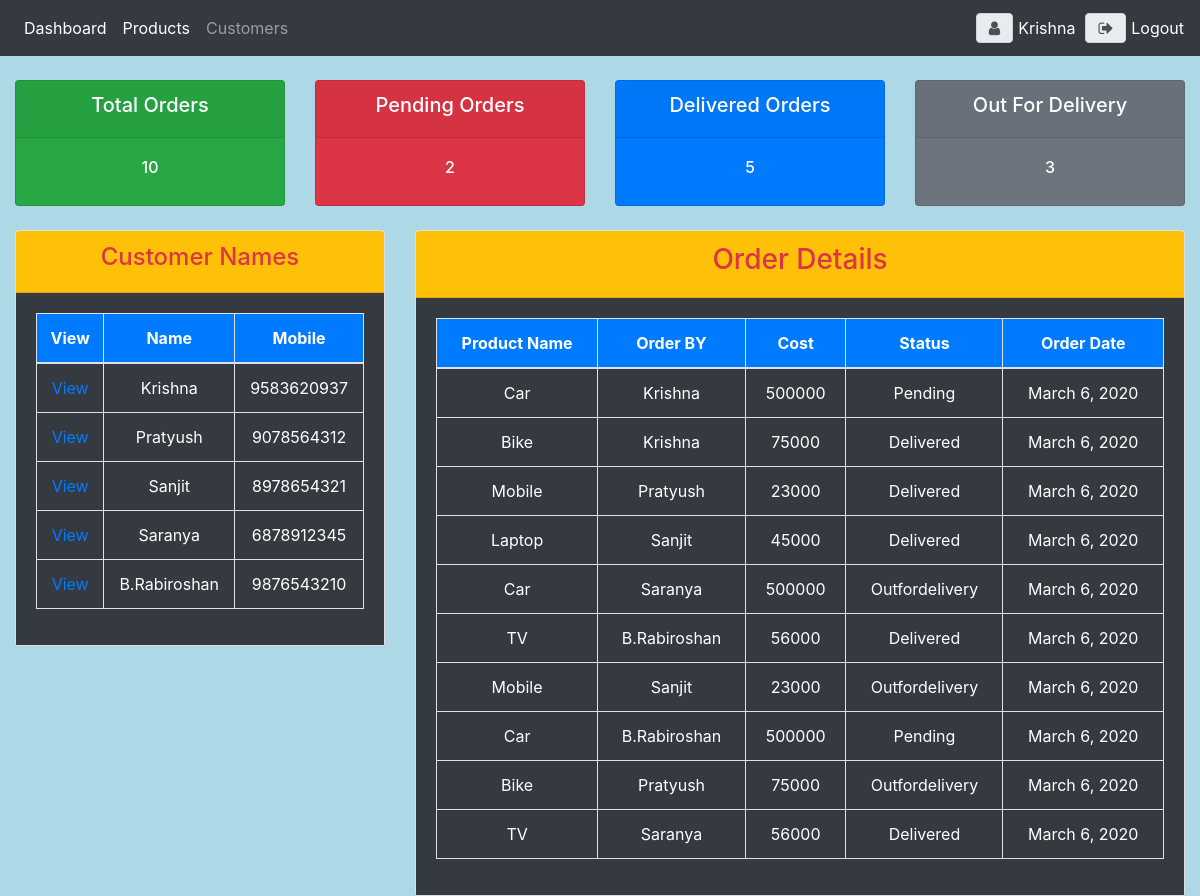
The app's page / (signed in) with its own data.
### account/models.py (models this page shows, shortened)
class Customer(models.Model):
    first_name = models.CharField(max_length=100, null=True, blank=True)
    last_name = models.CharField(max_length=100, null=True, blank=True)
    mobile = models.BigIntegerField(null=True, blank=True)
    email = models.EmailField(max_length=100, null=True, blank=True, unique=True)
    location = models.CharField(max_length=100, null=True, blank=True)

class Order(models.Model):
    STATUS_CHOICES = (
        ('Pending', 'Pending'),
        ('Delivered', 'Delivered'),
        ('Outfordelivery', 'Outfordelivery')
    )
    customer = models.ForeignKey(Customer, on_delete=models.CASCADE, null=True, blank=True)
    product = models.ForeignKey(Product, on_delete=models.CASCADE, null=True, blank=True)
    status = models.CharField(choices=STATUS_CHOICES, max_length=100, null=True, blank=True)
    created_date = models.DateField(auto_now=True, null=True, blank=True)

class Product(models.Model):
    PRODUCTS_CHOICE = (
        ('Indoor', 'Indoor'),
        ('Outdoor', 'Outdoor'),
        ('Anywhere', 'Anywhere')
    )
    name = models.CharField(max_length=100, null=True, blank=True)
    price = models.IntegerField(null=True, blank=True)
    description = models.CharField(max_length=100, null=True, blank=True)
    created_date = models.DateField(auto_now=True, null=True, blank=True)
    category = models.CharField(choices=PRODUCTS_CHOICE, max_length=100, null=True, blank=True)

### account/views.py (the view)
# urls.py: path('',views.Home, name='home'),
@login_required(login_url='login')
def Home(request):
    orders = Order.objects.all()
    customers = Customer.objects.all()
    total_orders = len(orders)
    pending_orders = orders.filter(status='Pending').count()
    delivered_orders = orders.filter(status='Delivered').count()
    outfordelivery_orders = orders.filter(status='Outfordelivery').count()
    context = {'orders': orders,
               'customers': customers,
               'total_orders': total_orders,
               'pending_orders': pending_orders,
               'delivered_orders': delivered_orders,
               'outfordelivery_orders': outfordelivery_orders}
    return render(request, 'accounts/dashboard.html', context)

### templates/accounts/dashboard.html (shortened to what this page needs)
{% extends 'accounts/base.html' %}
{% block content %}
<br>
{% include 'accounts/status.html' %}
<br>
<div class="container-fluid">
<div class="row">
    <div class="col-md-4">
        <div class="card">
            <div class="card-header bg-warning text-danger text-center">
                <h4>Customer Names</h4>
            </div>
            <div class="card-body bg-dark">
                <table class="table table-bordered text-center text-white">
                    <thead class="bg-primary">
                        <tr>
                            <th>View</th>
                            <th>Name</th>
                            <th>Mobile</th>
                        </tr>
                    </thead>
                    <tbody>
                    {% for i in customers %}
                    <tr>
                        <td><a href="{% url 'customer' i.id %}">View</a></td>
                        <td>{{ i.first_name }}</td>
                        <td>{{ i.mobile }}</td>
                    </tr>
                    {% endfor %}
                    </tbody>
                </table>
            </div>
        </div>
    </div>
    <div class="col-md-8">
        <div class="card">
            <div class="card-header bg-warning text-center text-danger">
                <h3>Order Details</h3>
            </div>
            <div class="card-body bg-dark">
                <table class="table text-white table-bordered text-center" >
                    <thead class="bg-primary">
                    <tr>
                        <th>Product Name</th>
                        <th>Order BY</th>
                        <th>Cost</th>
                        <th>Status</th>
                        <th>Order Date</th>
                    </tr>
                    </thead>
                    <tbody>
                    {% for i in orders %}
                        <tr>
                        <td>{{ i.product.name }}</td>
                        <td>{{ i.customer.first_name }}</td>
                        <td>{{ i.product.price }}</td>
                        <td>{{ i.status }}</td>
                        <td>{{ i.created_date }}</td>
                        </tr>
                    {% endfor %}
                    </tbody>
                </table>
            </div>
        </div>
    </div>
</div>
</div>
{% endblock %}

### templates/accounts/base.html (shortened to what this page needs)
<!DOCTYPE html>
<html lang="en">
<head>
    {%include 'accounts/cdnline.html' %}
    {%include 'accounts/navbar.html' %}
</head>
<body>
{% block content%}
{% endblock %}
</body>
</html>

### templates/accounts/cdnline.html (shortened to what this page needs)
<!DOCTYPE html>
<html lang="en">
<head>
</head>
<body>
{% block content%}
  <link rel="stylesheet" href="https://cdnjs.cloudflare.com/ajax/libs/font-awesome/4.7.0/css/font-awesome.min.css">
  <link rel="stylesheet" href="https://maxcdn.bootstrapcdn.com/bootstrap/4.4.1/css/bootstrap.min.css">
{% endblock %}
</body>
</html>

### templates/accounts/navbar.html (shortened to what this page needs)
<!DOCTYPE html>
<html lang="en">
<head>
</head>
<body>
{% block content %}
<nav class="navbar navbar-expand-lg navbar-dark bg-dark">
    <div class="collapse navbar-collapse" id="navbarNav">
        <ul class="navbar-nav">
            <li class="nav-item active">
                <a class="nav-link" href="{% url 'home' %}">Dashboard</a>
            </li>
            <li class="nav-item active">
                <a class="nav-link" href="{% url 'product' %}">Products</a>
            </li>
            <li class="nav-item">
                <a class="nav-link" href="{% url 'all_customers' %}">Customers</a>
            </li>
        </ul>
    </div>
    <span class="input-group-text" id="user2"><i class="fa fa-user"></i></span>
    <span id="user1">{{ request.user|capfirst }}</span>
    <span class="input-group-text" id="user3"><i class="fa fa-sign-out"></i></span>
  <a id="logoutid" href="{% url 'logout' %}">Logout</a>
</nav>
{% endblock %}
</body>
</html>

### templates/accounts/status.html (shortened to what this page needs)
<!DOCTYPE html>
<html lang="en">
<head>
</head>
<body>
{% block content %}
<div class="container-fluid">
<div class="row">
    <div class="col-md">
        <div class="card bg-success text-white text-center">
            <div class="card-header">
                <h5>Total Orders</h5>
            </div>
            <div class="card-body">
                <h6>{{ total_orders }}</h6>
            </div>
        </div>
    </div>
    <div class="col-md">
        <div class="card bg-danger text-center text-white">
            <div class="card-header">
                <h5>Pending Orders</h5>
            </div>
            <div class="card-body">
                <h6>{{ pending_orders }}</h6>
            </div>
        </div>
    </div>
    <div class="col-md">
        <div class="card bg-primary text-white text-center">
            <div class="card-header">
                <h5>Delivered Orders</h5>
            </div>
            <div class="card-body">
                <h6>{{ delivered_orders }}</h6>
            </div>
        </div>
    </div>
    <div class="col-md">
        <div class="card bg-secondary text-white text-center">
            <div class="card-header">
                <h5>Out For Delivery</h5>
            </div>
            <div class="card-body">
                <h6>{{ outfordelivery_orders }}</h6>
            </div>
        </div>
    </div>
</div>
</div>
{% endblock %}
</body>
</html>

### templates/accounts/navbar.html (style rules this page uses)
#logoutid { color: white; }
#user1 { color: white; margin-right: 10px; }
#user2 { margin-right: 5px; }
#user3 { margin-right: 5px; }

### templates/accounts/dashboard.html (style rules this page uses)
body { background-color: lightblue; }

### records on screen
Customer: first_name "Krishna", mobile "9583620937"
Customer: first_name "Pratyush", mobile "9078564312"
Customer: first_name "Sanjit", mobile "8978654321"
Customer: first_name "Saranya", mobile "6878912345"
Customer: first_name "B.Rabiroshan", mobile "9876543210"
Order: product.name "Car", customer.first_name "Krishna", product.price "500000", status "Pending", created_date "March 6, 2020"
Order: product.name "Bike", customer.first_name "Krishna", product.price "75000", status "Delivered", created_date "March 6, 2020"
Order: product.name "Mobile", customer.first_name "Pratyush", product.price "23000", status "Delivered", created_date "March 6, 2020"
Order: product.name "Laptop", customer.first_name "Sanjit", product.price "45000", status "Delivered", created_date "March 6, 2020"
Order: product.name "Car", customer.first_name "Saranya", product.price "500000", status "Outfordelivery", created_date "March 6, 2020"
Order: product.name "TV", customer.first_name "B.Rabiroshan", product.price "56000", status "Delivered", created_date "March 6, 2020"
Order: product.name "Mobile", customer.first_name "Sanjit", product.price "23000", status "Outfordelivery", created_date "March 6, 2020"
Order: product.name "Car", customer.first_name "B.Rabiroshan", product.price "500000", status "Pending", created_date "March 6, 2020"
Order: product.name "Bike", customer.first_name "Pratyush", product.price "75000", status "Outfordelivery", created_date "March 6, 2020"
Order: product.name "TV", customer.first_name "Saranya", product.price "56000", status "Delivered", created_date "March 6, 2020"

### other values on screen
{{ request.user|capfirst }} "Krishna"
{{ total_orders }} "10"
{{ pending_orders }} "2"
{{ delivered_orders }} "5"
{{ outfordelivery_orders }} "3"
